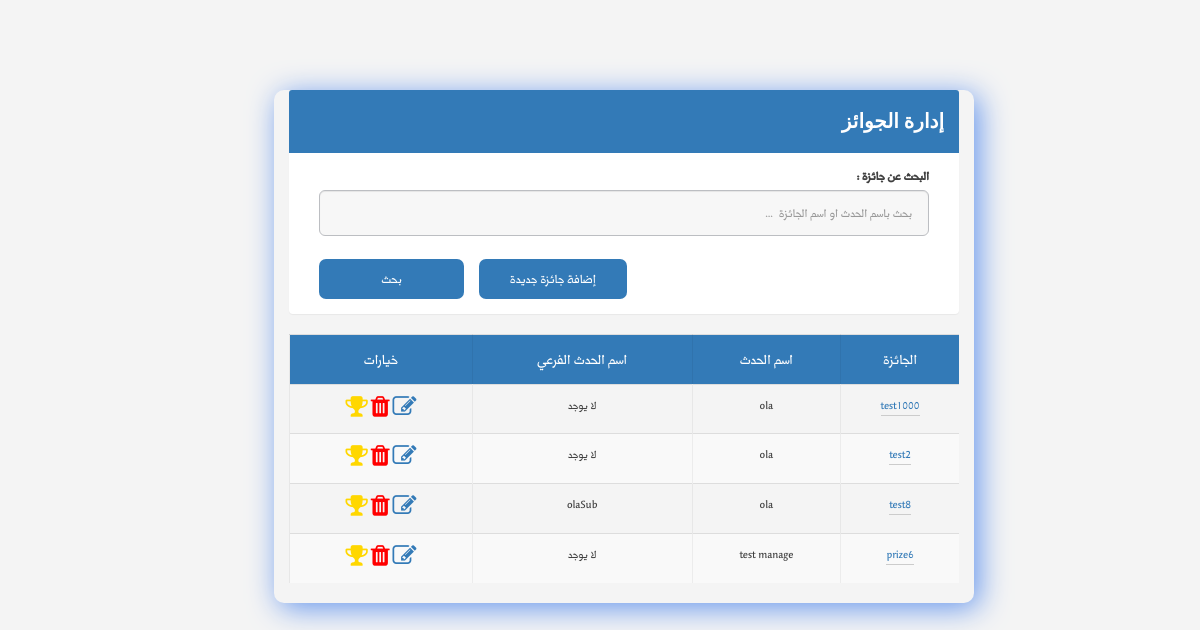
Page /managePrize.php on the committed database.
### tables this page shows
CREATE TABLE `prize` (
  `Prize_ID` int(11) NOT NULL,
  `namePrize` varchar(100) NOT NULL,
  `numOfPrize` int(11) NOT NULL,
  `event_ID` int(11) NOT NULL,
  `subevent_ID` int(11) DEFAULT NULL
);

CREATE TABLE `event` (
  `event_ID` int(5) NOT NULL,
  `name_Event` varchar(30) NOT NULL,
  `descrption_Event` varchar(200) NOT NULL,
  `sartDate_Event` date NOT NULL,
  `endDate_Event` date NOT NULL,
  `location_Event` varchar(30) NOT NULL,
  `organization_name_Event` varchar(30) NOT NULL,
  `eventLink` varchar(140) NOT NULL,
  `maxNumOfAttendee` int(11) NOT NULL,
  `templateName` varchar(256) NOT NULL,
  `templateSize` int(11) NOT NULL,
  `templateType` varchar(256) NOT NULL,
  `templateLocation` varchar(256) NOT NULL,
  `organizer_ID` int(11) NOT NULL,
  `VIPCode` int(5) NOT NULL
);

CREATE TABLE `subevent` (
  `subevent_ID` int(6) NOT NULL,
  `event_ID` int(5) NOT NULL,
  `nameSubEvent` varchar(30) NOT NULL,
  `description_subevent` varchar(150) NOT NULL
);

### managePrize.php (the view, shortened to what this page needs)
<?php
require_once 'php/connectTosql.php';
$sql = "SELECT ev.name_Event,pr.prize_ID ,pr.namePrize ,pr.subevent_ID,COUNT(attwin.Id) as winnerCount
    FROM event ev INNER JOIN prize pr ON ev.event_ID = pr.event_ID
    left join attendeewinners attwin on pr.prize_ID=attwin.prizeid
    ";
if (isset($_GET['searchValue']) && $_GET['searchValue'] != '') {
 $searchValue = $_GET['searchValue'];
 $mainQuery = mysqli_query($con, $sql . " where  name_Event like '%$searchValue%' or namePrize like '%$searchValue%' GROUP by(pr.prize_ID) "
 ) or die(mysqli_error($con));
} else {
 $mainQuery = mysqli_query($con, $sql . "GROUP by(pr.prize_ID)") or die(mysqli_error($con));
}
?>
<html>
<head>
<link rel="stylesheet" href="https://unpkg.com/purecss@1.0.0/build/pure-min.css">
<link rel="stylesheet" href="css/layouts/custom.css">
<link rel="stylesheet" href="css/font-awesome.min.css">
<link rel="stylesheet" href="css/icon.css">
<link rel="stylesheet" href="css/bootstrap.min.css">
<link rel="stylesheet" href="css/main-rtl.css">
</head>
<body>
    <div class="mainContent">
        <div class="container">
            <div class="panel panel-primary">
                <div class="panel-heading">
                    <h4 class="panelTitle">إدارة الجوائز</h4>
                </div>
                <div class="panel-body">
                    <form action="managePrize.php" class="managePrizeFrm" method="Get">
                        <div class="col-md-12">
                            <div class="form-group form-group-lg">
                                <label for="searchValue" class="control-label">البحث عن جائزة : </label>
                                <input type="text" class="form-control" id="txtSearchValue" name="searchValue" placeholder="بحث باسم الحدث او اسم الجائزة  ...">
                            </div>
                        </div>
                        <div class="col-md-12">
                            <div class="form-group form-group-lg">
                                <input type="submit" value="بحث" name="update" class="btn btn-nor-primary btn-sm" style="width:145px">
                                <a class="btn btn-nor-primary btn-sm" href="addPrize.php"> إضافة جائزة جديدة</a>
                            </div>
                        </div>
                    </form>
                </div>
            </div>
            <table class="table table-striped">
                <tr>
                    <th>  الجائزة  </th>
                    <th>  اسم الحدث</th>
                    <th>  اسم الحدث الفرعي </th>
                    <th> خيارات </th>
                </tr>
<?php
while ($row = mysqli_fetch_array($mainQuery)):
 $subeventid = $row['subevent_ID'];
 echo "<tr>";
 echo "<td><a  title='مشاهدة التفاصيل' href='prizeDetails.php?prizeId=" . $row['prize_ID'] . "'>" . $row['namePrize'] . "</a></td>";
 echo "<td>" . $row['name_Event'] . "</td>";
 $querysub = mysqli_query($con, "SELECT nameSubEvent ,subevent_ID from subevent where subevent_ID= '$subeventid'") or die(mysqli_error($con));
 $rows     = mysqli_fetch_array($querysub);
 if ($rows[0] != "") {
  echo "<td>" . $rows[0] . "</td>";
 } else {
  echo "<td> لا يوجد </td>";
 }
 echo "<td> <a id='aEditsubEvent' title='تعديل' href='editPrize.php?prizeId=" . $row['prize_ID'] . "'><span class='fa fa-edit' style='font-size:24px;'></span></a>
                    <a href='#' title='حذف' id='aDeletPrize' class='adelete' data-id=" . $row['prize_ID'] . "><span  class=' fa fa-trash' style='font-size:24px;color:red;  '></span> </a>
                    <a title=" .($row['winnerCount']==0? 'إختيار الفائزين' : 'تم الإختيار' ) . " id='aChooseWinner' class='aChooseWinner' href='prizeWinner.php?prizeId=" . $row['prize_ID'] . "&subEventId=". $subeventid . "'><span  class='fa fa-trophy' style='font-size:24px;color:#FFD700;'></span> </a></td>
			      </tr>";
 ?>
	         <?php endwhile;?>
            </table>
        </div>
	</div>
</body>
</html>

### css/layouts/custom.css (style rules this page uses)
* { box-sizing: border-box; }
.mainContent { margin: 0; margin-right: 20%; width: 80%; height: 900px; }
.panel-primary { border-color: #337ab7; border: 0px !important; }
.form-group-lg .form-control { height: 46px; padding: 10px 16px; font-size: 17px !important; line-height: 1.3333333; border-radius: 6px; }
.panelTitle { font-weight: bold; font-size: 20px; font-family: 'Noto Nastaliq Urdu Draft', serif; text-decoration: none; }
.container { position: relative; left: 15%; top: 10%; z-index: 0; border-radius: 10px; box-shadow: 5px 5px 30px cornflowerblue; max-width: 700px; text-align: right; }
::placeholder { text-align: right; }
form .btn { float: left; }
body { margin: 0; }

### css/main-rtl.css (style rules this page uses)
body { background: #f4f4f4 url(../images/bg.jpg) center top no-repeat; background-size: 100% }
html, body { margin: 0; padding: 0 }
body { line-height: 1 }
table { border-collapse: collapse; border-spacing: 0 }
body { font-size: 14px; color: #404040; overflow: auto; margin: 0 auto; padding: 0; font-family: "Midan W20"; direction: rtl; min-width: 320px; max-width: 2200px }
a { text-decoration: none !important }
.form-control { background: #f7f7f7; border: 1px solid #bcbec2; }
.form-group label { font-size: 17px; position: relative; }
.btn, a { transition: all .3s ease; -webkit-transition: all .3s ease; -moz-transition: all .3s ease; -ms-transition: all .3s ease }
.btn-nor-primary, .btn-nor-primary:link, .btn-nor-primary:visited, .btn-nor-primary:focus { background: #337AB7 !important; border: 1px solid transparent; color: #fff !important; border-radius: 7px; margin-right: 15px; font-size: 18px; padding: 0 30px; height: 40px; line-height: 38px; }
.table th, .table td { text-align: right; vertical-align: middle }
.table th { background: #337AB7; color: #FFFFFF; font-weight: 400; font-size: 20px; }
.table th, .table td { padding: 10px !important }
.table td { font-size: 16px; }
.table tr th, .table tr td { border-left: 1px solid rgba(0, 0, 0, .05); text-align: center !important }
.form-group { position: relative; padding-bottom: 8px; }
.table tr td:first-child a, .table tr td:first-child a:visited { color: #337AB7; border-bottom: 1px solid #ccc }
@media (min-width: 992px) { .col-md-1, .col-md-10, .col-md-11, .col-md-12, .col-md-2, .col-md-3, .col-md-4, .col-md-5, .col-md-6, .col-md-7, .col-md-8, .col-md-9 { float: right !important } }

### rows in the picture
prize: namePrize "test1000", event_ID.name_Event "ola", shows "لا يوجد"
prize: namePrize "test2", event_ID.name_Event "ola", shows "لا يوجد"
prize: namePrize "test8", event_ID.name_Event "ola", subevent.nameSubEvent "olaSub"
prize: namePrize "prize6", event_ID.name_Event "test manage", shows "لا يوجد"
